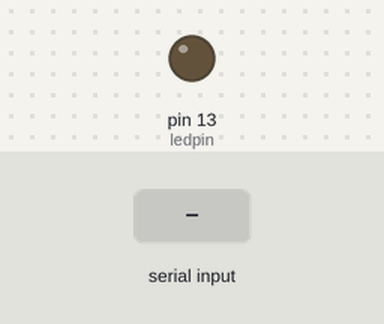
This sketch was run on a simulated Arduino Uno, built with avr-gcc and run on an emulated ATmega328P. Parts: output pins drawn as LEDs (lit = HIGH). Inputs (shaded band) come from the test bench.

Above: at 1.2 s.
1.3 s: "1" received over the second serial link
At 1.51 s:
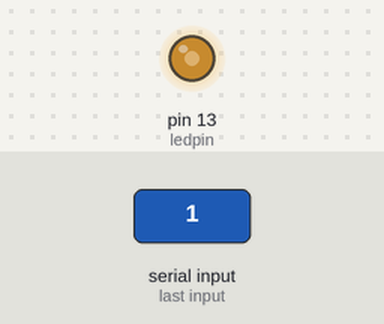
Timing chart, 0 to 10.3 s (numbered marks = the images above; inputs shaded):
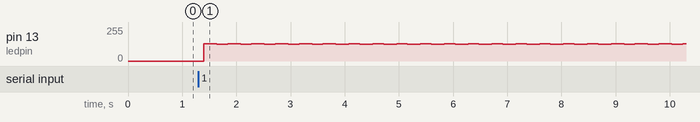

Measured:
- after the input at 1.3 s, pin 13 (ledpin): 0/255 → 131/255 after 0.10 s, → 124/255 0.24 s later, → 131/255 0.20 s later, → 124/255 0.24 s later, … (41 changes in this stretch)

The sketch:

sketch_sep11b.ino
```cpp
// This program shown how to control arduino from PC Via Bluetooth
// Connect ...
// arduino>>bluetooth
// D11   >>>  Rx
// D10   >>>  Tx
//Written By Mohannad Rawashdeh
//for http://www.genotronex.com/

// you will need arduino 1.0.1 or higher to run this sketch

#include <SoftwareSerial.h>// import the serial library

SoftwareSerial mySerial=SoftwareSerial(10, 11); // RX, TX
int ledpin=13; // led on D13 will show blink on / off
long previousMillis = 0;        // will store last time LED was updated

// the follow variables is a long because the time, measured in miliseconds,
// will quickly become a bigger number than can be stored in an int.
long interval = 1000;           // interval at which to blink (milliseconds)
int ledState = LOW;             // ledState used to set the LED
long Counter=0; // counter will increase every 1 second
boolean connectedvar = false;
void setup() {
  // put your setup code here, to run once:
  mySerial.begin(9600);
  mySerial.println("Bluetooth On please wait....");
  pinMode(ledpin,OUTPUT);
}

void loop() {
  // put your main code here, to run repeatedly:
  unsigned long currentMillis;
  boolean connectedvar=false;
  previousMillis=millis();
  connectedvar=mySerial.available();
  while(connectedvar){
    currentMillis = millis();

    // if the LED is off turn it on and vice-versa:
    if (ledState == LOW)
      ledState = HIGH;
    else
      ledState = LOW;

    // set the LED with the ledState of the variable:
    digitalWrite(ledpin, ledState);
    currentMillis=(currentMillis-previousMillis)/1000;
    mySerial.println(currentMillis);
    mySerial.println(mySerial.available());
    //}
  }

  delay(100);
}
```
